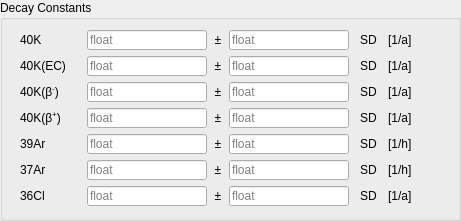
    <widget class="QGroupBox" name="groupBox">
     <property name="geometry">
      <rect>
       <x>10</x>
       <y>10</y>
       <width>461</width>
       <height>221</height>
      </rect>
     </property>
     <property name="title">
      <string>Decay Constants</string>
     </property>
     <widget class="QWidget" name="layoutWidget_3">
      <property name="geometry">
       <rect>
        <x>20</x>
        <y>30</y>
        <width>421</width>
        <height>181</height>
       </rect>
      </property>
      <layout class="QGridLayout" name="gridLayout">
       <item row="0" column="0">
        <widget class="QLabel" name="label_6">
         <property name="text">
          <string>40K</string>
         </property>
         <property name="alignment">
          <set>Qt::AlignLeading|Qt::AlignLeft|Qt::AlignVCenter</set>
         </property>
        </widget>
       </item>
       <item row="0" column="1">
        <widget class="QLineEdit" name="lineEdit_1">
         <property name="maximumSize">
          <size>
           <width>120</width>
           <height>20</height>
          </size>
         </property>
         <property name="acceptDrops">
          <bool>false</bool>
         </property>
         <property name="text">
          <string/>
         </property>
         <property name="placeholderText">
          <string>float</string>
         </property>
        </widget>
       </item>
       <item row="0" column="2">
        <widget class="QLabel" name="label_31">
         <property name="maximumSize">
          <size>
           <width>16</width>
           <height>20</height>
          </size>
         </property>
         <property name="text">
          <string>±</string>
         </property>
         <property name="alignment">
          <set>Qt::AlignCenter</set>
         </property>
        </widget>
       </item>
       <item row="0" column="3">
        <widget class="QLineEdit" name="lineEdit_19">
         <property name="maximumSize">
          <size>
           <width>120</width>
           <height>20</height>
          </size>
         </property>
         <property name="text">
          <string/>
         </property>
         <property name="placeholderText">
          <string>float</string>
         </property>
        </widget>
       </item>
       <item row="0" column="4">
        <widget class="QLabel" name="label_41">
         <property name="maximumSize">
          <size>
           <width>27</width>
           <height>20</height>
          </size>
         </property>
         <property name="text">
          <string>SD</string>
         </property>
         <property name="alignment">
          <set>Qt::AlignCenter</set>
         </property>
        </widget>
       </item>
       <item row="0" column="5">
        <widget class="QLabel" name="label_61">
         <property name="sizePolicy">
          <sizepolicy hsizetype="Preferred" vsizetype="Preferred">
           <horstretch>0</horstretch>
           <verstretch>0</verstretch>
          </sizepolicy>
         </property>
         <property name="maximumSize">
          <size>
           <width>55</width>
           <height>20</height>
          </size>
         </property>
         <property name="text">
          <string>[1/a]</string>
         </property>
         <property name="alignment">
          <set>Qt::AlignLeading|Qt::AlignLeft|Qt::AlignVCenter</set>
         </property>
        </widget>
       </item>
       <item row="1" column="0">
        <widget class="QLabel" name="label_8">
         <property name="text">
          <string>40K(EC)</string>
         </property>
         <property name="alignment">
          <set>Qt::AlignLeading|Qt::AlignLeft|Qt::AlignVCenter</set>
         </property>
        </widget>
       </item>
       <item row="1" column="1">
        <widget class="QLineEdit" name="lineEdit_2">
         <property name="maximumSize">
          <size>
           <width>120</width>
           <height>20</height>
          </size>
         </property>
         <property name="text">
          <string/>
         </property>
         <property name="placeholderText">
          <string>float</string>
         </property>
        </widget>
       </item>
       <item row="1" column="2">
        <widget class="QLabel" name="label_32">
         <property name="maximumSize">
          <size>
           <width>16</width>
           <height>20</height>
          </size>
         </property>
         <property name="text">
          <string>±</string>
         </property>
         <property name="alignment">
          <set>Qt::AlignCenter</set>
         </property>
        </widget>
       </item>
       <item row="1" column="3">
        <widget class="QLineEdit" name="lineEdit_20">
         <property name="maximumSize">
          <size>
           <width>120</width>
           <height>20</height>
          </size>
         </property>
         <property name="text">
          <string/>
         </property>
         <property name="placeholderText">
          <string>float</string>
         </property>
        </widget>
       </item>
       <item row="1" column="4">
        <widget class="QLabel" name="label_42">
         <property name="maximumSize">
          <size>
           <width>27</width>
           <height>20</height>
          </size>
         </property>
         <property name="text">
          <string>SD</string>
         </property>
         <property name="alignment">
          <set>Qt::AlignCenter</set>
         </property>
        </widget>
       </item>
       <item row="1" column="5">
        <widget class="QLabel" name="label_57">
         <property name="maximumSize">
          <size>
           <width>55</width>
           <height>20</height>
          </size>
         </property>
         <property name="text">
          <string>[1/a]</string>
         </property>
         <property name="alignment">
          <set>Qt::AlignLeading|Qt::AlignLeft|Qt::AlignVCenter</set>
         </property>
        </widget>
       </item>
       <item row="2" column="0">
        <widget class="QLabel" name="label_10">
         <property name="text">
          <string>&lt;html&gt;&lt;head/&gt;&lt;body&gt;&lt;p&gt;40K(β&lt;span style=&quot; vertical-align:super;&quot;&gt;-&lt;/span&gt;)&lt;/p&gt;&lt;/body&gt;&lt;/html&gt;</string>
         </property>
         <property name="alignment">
          <set>Qt::AlignLeading|Qt::AlignLeft|Qt::AlignVCenter</set>
         </property>
        </widget>
       </item>
       <item row="2" column="1">
        <widget class="QLineEdit" name="lineEdit_3">
         <property name="maximumSize">
          <size>
           <width>120</width>
           <height>20</height>
          </size>
         </property>
         <property name="text">
          <string/>
         </property>
         <property name="placeholderText">
          <string>float</string>
         </property>
        </widget>
       </item>
       <item row="2" column="2">
        <widget class="QLabel" name="label_33">
         <property name="maximumSize">
          <size>
           <width>16</width>
           <height>20</height>
          </size>
         </property>
         <property name="text">
          <string>±</string>
         </property>
         <property name="alignment">
          <set>Qt::AlignCenter</set>
         </property>
        </widget>
       </item>
       <item row="2" column="3">
        <widget class="QLineEdit" name="lineEdit_21">
         <property name="maximumSize">
          <size>
           <width>120</width>
           <height>20</height>
          </size>
         </property>
         <property name="text">
          <string/>
         </property>
         <property name="placeholderText">
          <string>float</string>
         </property>
        </widget>
       </item>
       <item row="2" column="4">
        <widget class="QLabel" name="label_43">
         <property name="maximumSize">
          <size>
           <width>27</width>
           <height>20</height>
          </size>
         </property>
         <property name="text">
          <string>SD</string>
         </property>
         <property name="alignment">
          <set>Qt::AlignCenter</set>
         </property>
        </widget>
       </item>
       <item row="2" column="5">
        <widget class="QLabel" name="label_62">
         <property name="maximumSize">
          <size>
           <width>55</width>
           <height>20</height>
          </size>
         </property>
         <property name="text">
          <string>[1/a]</string>
         </property>
         <property name="alignment">
          <set>Qt::AlignLeading|Qt::AlignLeft|Qt::AlignVCenter</set>
         </property>
        </widget>
       </item>
       <item row="3" column="0">
        <widget class="QLabel" name="label_12">
         <property name="text">
          <string>&lt;html&gt;&lt;head/&gt;&lt;body&gt;&lt;p&gt;40K(β&lt;span style=&quot; vertical-align:super;&quot;&gt;+&lt;/span&gt;)&lt;/p&gt;&lt;/body&gt;&lt;/html&gt;</string>
         </property>
         <property name="alignment">
          <set>Qt::AlignLeading|Qt::AlignLeft|Qt::AlignVCenter</set>
         </property>
        </widget>
       </item>
       <item row="3" column="1">
        <widget class="QLineEdit" name="lineEdit_4">
         <property name="maximumSize">
          <size>
           <width>120</width>
           <height>20</height>
          </size>
         </property>
         <property name="text">
          <string/>
         </property>
         <property name="placeholderText">
          <string>float</string>
         </property>
        </widget>
       </item>
       <item row="3" column="2">
        <widget class="QLabel" name="label_35">
         <property name="maximumSize">
          <size>
           <width>16</width>
           <height>20</height>
          </size>
         </property>
         <property name="text">
          <string>±</string>
         </property>
         <property name="alignment">
          <set>Qt::AlignCenter</set>
         </property>
        </widget>
       </item>
       <item row="3" column="3">
        <widget class="QLineEdit" name="lineEdit_22">
         <property name="maximumSize">
          <size>
           <width>120</width>
           <height>20</height>
          </size>
         </property>
         <property name="text">
          <string/>
         </property>
         <property name="placeholderText">
          <string>float</string>
         </property>
        </widget>
       </item>
       <item row="3" column="4">
        <widget class="QLabel" name="label_46">
         <property name="maximumSize">
          <size>
           <width>27</width>
           <height>20</height>
          </size>
         </property>
         <property name="text">
          <string>SD</string>
         </property>
         <property name="alignment">
          <set>Qt::AlignCenter</set>
         </property>
        </widget>
       </item>
       <item row="3" column="5">
        <widget class="QLabel" name="label_59">
         <property name="maximumSize">
          <size>
           <width>55</width>
           <height>20</height>
          </size>
         </property>
         <property name="text">
          <string>[1/a]</string>
         </property>
         <property name="alignment">
          <set>Qt::AlignLeading|Qt::AlignLeft|Qt::AlignVCenter</set>
         </property>
        </widget>
       </item>
       <item row="4" column="0">
        <widget class="QLabel" name="label_16">
         <property name="text">
          <string>39Ar</string>
         </property>
         <property name="alignment">
          <set>Qt::AlignLeading|Qt::AlignLeft|Qt::AlignVCenter</set>
         </property>
        </widget>
       </item>
       <item row="4" column="1">
        <widget class="QLineEdit" name="lineEdit_5">
         <property name="maximumSize">
          <size>
           <width>120</width>
           <height>20</height>
          </size>
         </property>
         <property name="text">
          <string/>
         </property>
         <property name="placeholderText">
          <string>float</string>
         </property>
        </widget>
       </item>
       <item row="4" column="2">
        <widget class="QLabel" name="label_36">
         <property name="maximumSize">
          <size>
           <width>16</width>
           <height>20</height>
          </size>
         </property>
         <property name="text">
          <string>±</string>
         </property>
         <property name="alignment">
          <set>Qt::AlignCenter</set>
         </property>
        </widget>
       </item>
       <item row="4" column="3">
        <widget class="QLineEdit" name="lineEdit_23">
         <property name="maximumSize">
          <size>
           <width>120</width>
           <height>20</height>
          </size>
         </property>
         <property name="text">
          <string/>
         </property>
         <property name="placeholderText">
          <string>float</string>
         </property>
        </widget>
       </item>
       <item row="4" column="4">
        <widget class="QLabel" name="label_45">
         <property name="maximumSize">
          <size>
           <width>27</width>
           <height>20</height>
          </size>
         </property>
         <property name="text">
          <string>SD</string>
         </property>
         <property name="alignment">
          <set>Qt::AlignCenter</set>
         </property>
        </widget>
       </item>
       <item row="4" column="5">
        <widget class="QLabel" name="label_58">
         <property name="maximumSize">
          <size>
           <width>55</width>
           <height>20</height>
          </size>
         </property>
         <property name="text">
          <string>[1/h]</string>
         </property>
         <property name="alignment">
          <set>Qt::AlignLeading|Qt::AlignLeft|Qt::AlignVCenter</set>
         </property>
        </widget>
       </item>
       <item row="5" column="0">
        <widget class="QLabel" name="label_17">
         <property name="minimumSize">
          <size>
           <width>61</width>
           <height>0</height>
          </size>
         </property>
         <property name="text">
          <string>37Ar</string>
         </property>
         <property name="alignment">
          <set>Qt::AlignLeading|Qt::AlignLeft|Qt::AlignVCenter</set>
         </property>
        </widget>
       </item>
       <item row="5" column="1">
        <widget class="QLineEdit" name="lineEdit_6">
         <property name="maximumSize">
          <size>
           <width>120</width>
           <height>20</height>
          </size>
         </property>
         <property name="text">
          <string/>
         </property>
         <property name="placeholderText">
          <string>float</string>
         </property>
        </widget>
       </item>
       <item row="5" column="2">
        <widget class="QLabel" name="label_34">
         <property name="maximumSize">
          <size>
           <width>16</width>
           <height>20</height>
          </size>
         </property>
         <property name="text">
          <string>±</string>
         </property>
         <property name="alignment">
          <set>Qt::AlignCenter</set>
         </property>
        </widget>
       </item>
       <item row="5" column="3">
        <widget class="QLineEdit" name="lineEdit_24">
         <property name="maximumSize">
          <size>
           <width>120</width>
           <height>20</height>
          </size>
         </property>
         <property name="text">
          <string/>
         </property>
         <property name="placeholderText">
          <string>float</string>
         </property>
        </widget>
       </item>
       <item row="5" column="4">
        <widget class="QLabel" name="label_44">
         <property name="maximumSize">
          <size>
           <width>27</width>
           <height>20</height>
          </size>
         </property>
         <property name="text">
          <string>SD</string>
         </property>
         <property name="alignment">
          <set>Qt::AlignCenter</set>
         </property>
        </widget>
       </item>
       <item row="5" column="5">
        <widget class="QLabel" name="label_66">
         <property name="maximumSize">
          <size>
           <width>55</width>
           <height>20</height>
          </size>
         </property>
         <property name="text">
          <string>[1/h]</string>
         </property>
         <property name="alignment">
          <set>Qt::AlignLeading|Qt::AlignLeft|Qt::AlignVCenter</set>
         </property>
        </widget>
       </item>
       <item row="6" column="0">
        <widget class="QLabel" name="label_19">
         <property name="text">
          <string>36Cl</string>
         </property>
         <property name="alignment">
          <set>Qt::AlignLeading|Qt::AlignLeft|Qt::AlignVCenter</set>
         </property>
        </widget>
       </item>
       <item row="6" column="1">
        <widget class="QLineEdit" name="lineEdit_7">
         <property name="maximumSize">
          <size>
           <width>120</width>
           <height>20</height>
          </size>
         </property>
         <property name="text">
          <string/>
         </property>
         <property name="placeholderText">
          <string>float</string>
         </property>
        </widget>
       </item>
       <item row="6" column="2">
        <widget class="QLabel" name="label_38">
         <property name="maximumSize">
          <size>
           <width>10</width>
           <height>20</height>
          </size>
         </property>
         <property name="text">
          <string>±</string>
         </property>
         <property name="alignment">
          <set>Qt::AlignCenter</set>
         </property>
        </widget>
       </item>
       <item row="6" column="3">
        <widget class="QLineEdit" name="lineEdit_25">
         <property name="maximumSize">
          <size>
           <width>120</width>
           <height>20</height>
          </size>
         </property>
         <property name="text">
          <string/>
         </property>
         <property name="placeholderText">
          <string>float</string>
         </property>
        </widget>
       </item>
       <item row="6" column="4">
        <widget class="QLabel" name="label_47">
         <property name="maximumSize">
          <size>
           <width>27</width>
           <height>20</height>
          </size>
         </property>
         <property name="text">
          <string>SD</string>
         </property>
         <property name="alignment">
          <set>Qt::AlignCenter</set>
         </property>
        </widget>
       </item>
       <item row="6" column="5">
        <widget class="QLabel" name="label_60">
         <property name="maximumSize">
          <size>
           <width>55</width>
           <height>20</height>
          </size>
         </property>
         <property name="text">
          <string>[1/a]</string>
         </property>
         <property name="alignment">
          <set>Qt::AlignLeading|Qt::AlignLeft|Qt::AlignVCenter</set>
         </property>
        </widget>
       </item>
      </layout>
      <zorder>lineEdit_19</zorder>
      <zorder>label_19</zorder>
      <zorder>label_6</zorder>
      <zorder>lineEdit_23</zorder>
      <zorder>lineEdit_25</zorder>
      <zorder>lineEdit_20</zorder>
      <zorder>lineEdit_4</zorder>
      <zorder>label_17</zorder>
      <zorder>lineEdit_1</zorder>
      <zorder>label_33</zorder>
      <zorder>label_42</zorder>
      <zorder>label_32</zorder>
      <zorder>lineEdit_6</zorder>
      <zorder>lineEdit_2</zorder>
      <zorder>label_45</zorder>
      <zorder>label_58</zorder>
      <zorder>label_61</zorder>
      <zorder>label_59</zorder>
      <zorder>lineEdit_24</zorder>
      <zorder>label_8</zorder>
      <zorder>label_16</zorder>
      <zorder>label_57</zorder>
      <zorder>label_36</zorder>
      <zorder>lineEdit_21</zorder>
      <zorder>label_12</zorder>
      <zorder>label_10</zorder>
      <zorder>label_38</zorder>
      <zorder>label_60</zorder>
      <zorder>lineEdit_5</zorder>
      <zorder>lineEdit_3</zorder>
      <zorder>label_66</zorder>
      <zorder>label_41</zorder>
      <zorder>label_34</zorder>
      <zorder>label_46</zorder>
      <zorder>label_31</zorder>
      <zorder>label_47</zorder>
      <zorder>label_62</zorder>
      <zorder>label_35</zorder>
      <zorder>lineEdit_22</zorder>
      <zorder>lineEdit_7</zorder>
      <zorder>label_44</zorder>
      <zorder>label_43</zorder>
     </widget>
    </widget>
